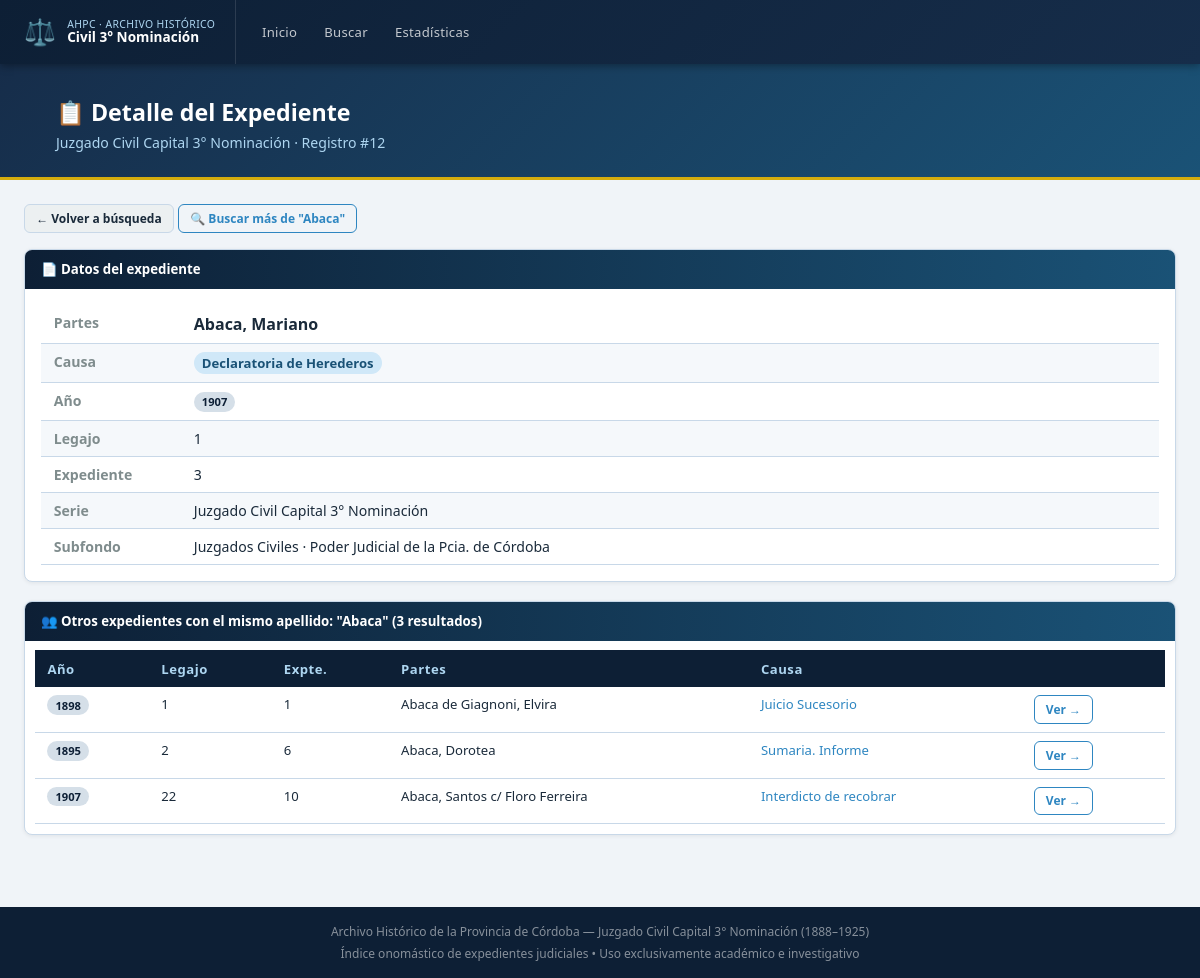
Page /detalle/12 on the committed database.
### tables this page shows
CREATE TABLE registros (
    id INTEGER PRIMARY KEY AUTOINCREMENT,
    anio INTEGER,
    legajo TEXT,
    expediente TEXT,
    partes TEXT,
    causa TEXT
);

### app.py (the view)
@app.route('/detalle/<int:rid>')
def detalle(rid):
    rows = query("SELECT * FROM registros WHERE id = ?", (rid,))
    if not rows:
        return "Registro no encontrado", 404
    reg = dict(rows[0])
    apellido = reg['partes'].split(',')[0].strip() if reg['partes'] else ''
    otros_partes = []
    if apellido:
        otros_partes = query("""SELECT id, anio, legajo, expediente, partes, causa
                                FROM registros WHERE partes LIKE ? AND id != ?
                                ORDER BY partes ASC, anio ASC LIMIT 50""",
                             (f"{apellido}%", rid))
    return render_template('detalle.html', reg=reg,
                           otros_partes=[dict(r) for r in otros_partes],
                           apellido=apellido)

### app.py (called while the page is built)
def get_db():
    conn = sqlite3.connect(DB_PATH)
    conn.row_factory = sqlite3.Row
    return conn

def query(sql, params=()):
    conn = get_db()
    cur = conn.cursor()
    cur.execute(sql, params)
    rows = cur.fetchall()
    conn.close()
    return rows

### templates/detalle.html (shortened to what this page needs)
{% extends "base.html" %}
{% block content %}
<div class="page-header">
  <div class="container" style="padding-top:0;padding-bottom:0">
    <h1>📋 Detalle del Expediente</h1>
    <p>Juzgado Civil Capital 3° Nominación · Registro #{{ reg.id }}</p>
  </div>
</div>
<div class="container">
  <div style="margin-bottom:1rem">
    <a href="/buscar" class="btn btn-secondary btn-sm">← Volver a búsqueda</a>
    <a href="/buscar?partes={{ apellido|urlencode }}" class="btn btn-outline btn-sm">🔍 Buscar más de "{{ apellido }}"</a>
  </div>
  <div class="card" style="margin-bottom:1.2rem">
    <div class="card-header">📄 Datos del expediente</div>
    <div class="card-body">
      <table style="font-size:.88rem">
        <tbody>
          <tr>
            <td style="width:140px;font-weight:600;color:var(--muted);padding:.5rem .8rem;white-space:nowrap">Partes</td>
            <td style="padding:.5rem .8rem;font-size:1rem;font-weight:600">{{ reg.partes or '—' }}</td>
          </tr>
          <tr style="background:#f5f8fb">
            <td style="font-weight:600;color:var(--muted);padding:.5rem .8rem">Causa</td>
            <td style="padding:.5rem .8rem">
              {% if reg.causa %}
              <a href="/causa/{{ reg.causa|urlencode }}" class="badge badge-blue" style="font-size:.82rem">{{ reg.causa }}</a>
              {% else %}—{% endif %}
            </td>
          </tr>
          <tr>
            <td style="font-weight:600;color:var(--muted);padding:.5rem .8rem">Año</td>
            <td style="padding:.5rem .8rem"><span class="badge badge-navy">{{ reg.anio or '—' }}</span></td>
          </tr>
          <tr style="background:#f5f8fb">
            <td style="font-weight:600;color:var(--muted);padding:.5rem .8rem">Legajo</td>
            <td style="padding:.5rem .8rem">{{ reg.legajo or '—' }}</td>
          </tr>
          <tr>
            <td style="font-weight:600;color:var(--muted);padding:.5rem .8rem">Expediente</td>
            <td style="padding:.5rem .8rem">{{ reg.expediente or '—' }}</td>
          </tr>
          <tr style="background:#f5f8fb">
            <td style="font-weight:600;color:var(--muted);padding:.5rem .8rem">Serie</td>
            <td style="padding:.5rem .8rem">Juzgado Civil Capital 3° Nominación</td>
          </tr>
          <tr>
            <td style="font-weight:600;color:var(--muted);padding:.5rem .8rem">Subfondo</td>
            <td style="padding:.5rem .8rem">Juzgados Civiles · Poder Judicial de la Pcia. de Córdoba</td>
          </tr>
        </tbody>
      </table>
    </div>
  </div>
  {% if otros_partes %}
  <div class="card">
    <div class="card-header">👥 Otros expedientes con el mismo apellido: "{{ apellido }}" ({{ otros_partes|length }} resultado{{ 's' if otros_partes|length != 1 }})</div>
    <div class="card-body" style="padding:.6rem">
      <div class="tbl-wrap">
        <table>
          <thead>
            <tr><th>Año</th><th>Legajo</th><th>Expte.</th><th>Partes</th><th>Causa</th><th></th></tr>
          </thead>
          <tbody>
            {% for o in otros_partes %}
            <tr>
              <td><span class="badge badge-navy">{{ o.anio or '—' }}</span></td>
              <td>{{ o.legajo or '' }}</td>
              <td>{{ o.expediente or '' }}</td>
              <td>{{ o.partes or '' }}</td>
              <td><a href="/causa/{{ o.causa|urlencode }}">{{ o.causa or '' }}</a></td>
              <td><a href="/detalle/{{ o.id }}" class="btn btn-outline btn-sm">Ver →</a></td>
            </tr>
            {% endfor %}
          </tbody>
        </table>
      </div>
    </div>
  </div>
  {% endif %}
</div>
{% endblock %}

### templates/base.html (style rules this page uses)
:root { --navy: #0d1f35; --navy2: #162d4a; --blue: #1a5276; --accent: #2e86c1; --light: #aed6f1; --gold: #d4ac0d; --bg: #f0f4f8; --card: #ffffff; --text: #1a2a3a; --muted: #7f8c8d; --border: #c8d8e8; }
*, *::before, *::after { box-sizing: border-box; margin: 0; padding: 0; }
body { font-family: 'Segoe UI', system-ui, sans-serif; background: var(--bg); color: var(--text); min-height: 100vh; }
.page-header { background: linear-gradient(135deg, var(--navy2) 0%, var(--blue) 100%); color: #fff; padding: 2rem 2rem 1.6rem; border-bottom: 3px solid var(--gold); }
.page-header h1 { font-size: 1.45rem; font-weight: 700; }
.page-header p { font-size: .88rem; color: var(--light); margin-top: .3rem; }
.container { max-width: 1200px; margin: 0 auto; padding: 1.5rem 1.5rem; }
.card { background: var(--card); border: 1px solid var(--border); border-radius: 8px; overflow: hidden; box-shadow: 0 1px 4px rgba(0,0,0,.07); }
.card-header { background: linear-gradient(90deg, var(--navy) 0%, var(--blue) 100%); color: #fff; padding: .65rem 1rem; font-size: .83rem; font-weight: 600; display: flex; align-items: center; gap: .5rem; }
.card-body { padding: 1rem; }
.tbl-wrap { overflow-x: auto; }
table { width: 100%; border-collapse: collapse; font-size: .82rem; }
table thead th { background: var(--navy); color: var(--light); padding: .6rem .8rem; text-align: left; font-weight: 600; letter-spacing: .04em; white-space: nowrap; }
table tbody tr { border-bottom: 1px solid var(--border); transition: background .1s; }
table tbody td { padding: .5rem .8rem; vertical-align: top; }
table tbody td a { color: var(--accent); text-decoration: none; }
.badge { display: inline-block; padding: .15rem .5rem; border-radius: 12px; font-size: .7rem; font-weight: 600; white-space: nowrap; }
.badge-blue { background: #d0e8f8; color: var(--blue); }
.badge-navy { background: #d5dfe8; color: var(--navy); }
.btn { display: inline-flex; align-items: center; gap: .4rem; padding: .55rem 1.1rem; border-radius: 6px; font-size: .83rem; font-weight: 600; cursor: pointer; border: none; transition: all .15s; text-decoration: none; }
.btn-secondary { background: #ecf0f1; color: var(--text); border: 1px solid var(--border); }
.btn-outline { background: transparent; color: var(--accent); border: 1.5px solid var(--accent); }
.btn-sm { padding: .3rem .7rem; font-size: .75rem; }

### rows in the picture
registros: id "12", partes "Abaca, Mariano", causa "Declaratoria de Herederos", anio "1907", legajo "1", expediente "3"
registros: anio "1898", legajo "1", expediente "1", partes "Abaca de Giagnoni, Elvira", causa "Juicio Sucesorio"
registros: anio "1895", legajo "2", expediente "6", partes "Abaca, Dorotea", causa "Sumaria. Informe"
registros: anio "1907", legajo "22", expediente "10", partes "Abaca, Santos c/ Floro Ferreira", causa "Interdicto de recobrar"

### other values in the picture
{{ apellido }} "Abaca"
{{ otros_partes|length }} "3"
{{ 's' if otros_partes|length != 1 }} "s"
